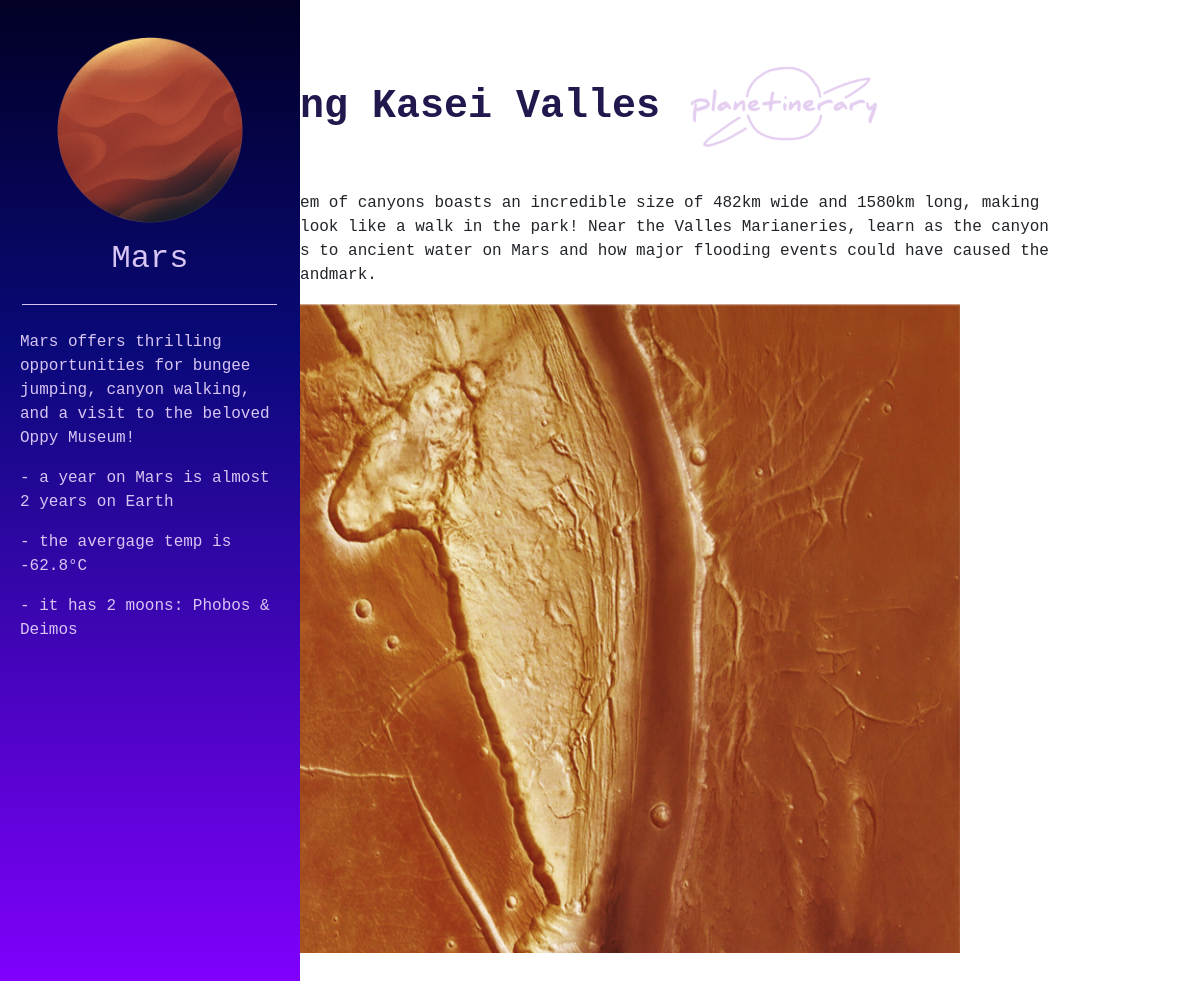
/activity3, run on the app's committed database.
### tables this page shows
CREATE TABLE activities (
    id INTEGER PRIMARY KEY AUTOINCREMENT,
    title TEXT NOT NULL,
    content TEXT NOT NULL,
    time TEXT NOT NULL,
    image TEXT NOT NULL,
    added BOOLEAN NOT NULL
);

### app.py (the view)
@app.route('/activity<int:activity_id>')
def activity(activity_id):
    conn = get_db_connection()
    conn.close()
    activity = get_activity(activity_id)
    return render_template('activity.html', activity=activity)

### app.py (called while the page is built)
def get_db_connection():
    conn = sqlite3.connect('database.db')
    conn.row_factory = sqlite3.Row
    return conn

def get_activity(activity_id):
    conn = get_db_connection()
    activity = conn.execute('SELECT * FROM activities WHERE id = ?', (activity_id,)).fetchone()
    conn.close()
    if activity is None:
        abort(404)
    return activity

### templates/activity.html (shortened to what this page needs)
{% extends 'base.html' %}
{% block content %}
    <h1>{% block title %} {{ activity['title'] }} {% endblock %} <img src="{{url_for('static',filename='logo_small.png')}}" alt="logo"></h1>
    <p>{{ activity['content'] }}</p>
    <img src="{{ url_for('static', filename=activity['image']) }}" alt="{{ activity['title'] }} Image" width="900" height="650">
    <br>
    <div class="sidenav">
        <img src="{{url_for('static',filename='mars.png')}}" alt="mars small image">
        <h2> Mars </h2>
        <hr>
        <p> Mars offers thrilling opportunities for bungee jumping,
          canyon walking, and a visit to the beloved Oppy Museum! </p>
        <p> - a year on Mars is almost 2 years on Earth </p>
        <p> - the avergage temp is -62.8°C </p>
        <p> - it has 2 moons: Phobos & Deimos </p>
      </div>
{% endblock %}

### static/css/style.css (style rules this page uses)
* { margin:0px; padding:0px; font-family: "Lucida Console", "Courier New", monospace; }
h1 { color: #22184d; font-weight: bold; margin-top:50px; padding-bottom:20px; text-align: left; }
p { margin-right:150px; }
.sidenav { height: 100%; width: 300px; position: fixed; z-index: 1; top: 0; left: 0; background-color: rgb(2,0,36); background: linear-gradient(180deg, rgba(2,0,36,1) 0%, rgba(9,9,121,1) 35%, rgba(130,0,255,1) 100%); overflow-x: hidden; }
.sidenav h2 { color: #d8c5f3; font-size: 32px; padding: 10px; text-align: center; }
.sidenav img { margin-top: 30px; width: 200px; height: 200px; margin-left: auto; margin-right: auto; display: block; }
.sidenav p { color: #d8c5f3; font-size: 16px; margin-left: 20px; margin-right: 20px; }
.sidenav hr { border-color: #d8c5f3; width: 85%; margin-left: 22px; text-align: center; margin-bottom: 25px; }

### data on the page
activities: title "A Walk Along Kasei Valles", content "This outflow channel system of canyons boasts an incredible size of 482km wide and 1580km long, making our Earth’s Grand Canyon look like a walk in the park! Near the Valles Marianeries, learn as the canyon floor may hold the secrets to ancient water on Mars and how major flooding events could have caused the formation of this giant landmark.", image (picture)
